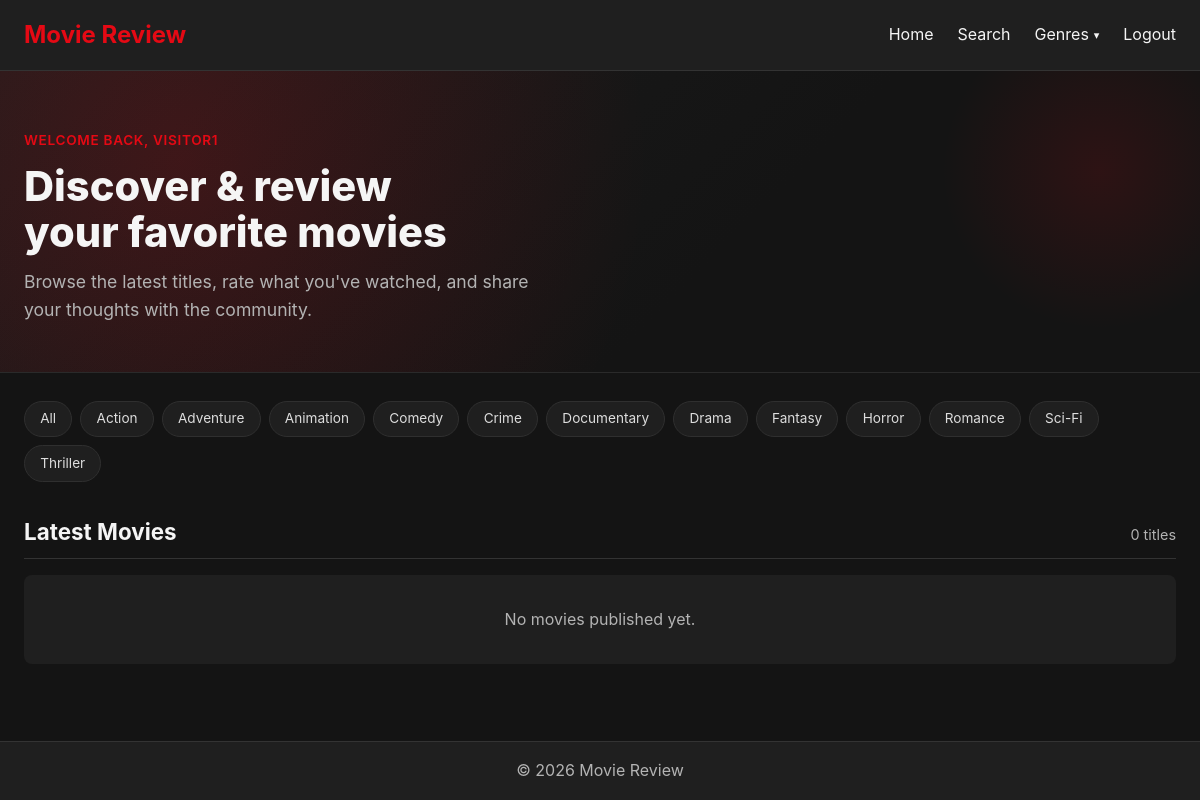
/index.php (signed in), run on the app's committed database.
### tables this page shows
CREATE TABLE IF NOT EXISTS dbProj_genres (
    genre_id    INT AUTO_INCREMENT PRIMARY KEY,
    genre_name  VARCHAR(50) UNIQUE NOT NULL
);

### config.php (called while the page is built, shortened)
<?php
function fetch_genres($dbc) {
    $genres = [];
    $res = mysqli_query($dbc, "SELECT genre_id, genre_name FROM dbProj_genres ORDER BY genre_name");
    if ($res) {
        while ($g = mysqli_fetch_assoc($res)) {
            $genres[] = $g;
        }
    }
    return $genres;
}
?>

### index.php (the view, shortened to what this page needs)
<?php
require_once 'config.php';
$dbc = get_db_connection();
$navGenres = fetch_genres($dbc);
$perPage     = 8;
$currentPage = max(1, (int)($_GET['page'] ?? 1));
$offset      = ($currentPage - 1) * $perPage;
$countRes  = mysqli_query($dbc, "SELECT COUNT(*) FROM dbProj_movies WHERE is_published = 1");
$totalRows = (int)mysqli_fetch_row($countRes)[0];
$stmt = mysqli_prepare($dbc, "
    SELECT
        m.movie_id,
        m.title,
        m.short_description,
        m.poster_image,
        m.release_year,
        m.view_count,
        g.genre_name,
        u.username AS creator_name,
        COALESCE(ROUND(AVG(r.rating_value), 1), 0) AS avg_rating,
        COUNT(DISTINCT r.rating_id) AS total_ratings
    FROM dbProj_movies m
    JOIN dbProj_genres g ON m.genre_id = g.genre_id
    JOIN dbProj_users  u ON m.creator_id = u.user_id
    LEFT JOIN dbProj_ratings r ON m.movie_id = r.movie_id
    WHERE m.is_published = 1
    GROUP BY m.movie_id
    ORDER BY m.created_at DESC
    LIMIT ? OFFSET ?
");
mysqli_stmt_bind_param($stmt, 'ii', $perPage, $offset);
mysqli_stmt_execute($stmt);
$result = mysqli_stmt_get_result($stmt);
?>
<!DOCTYPE html>
<html lang="en">
<head>
    <link rel="stylesheet" href="style.css">
</head>
<body>
    <header>
        <nav class="container">
            <h1 class="logo"><a href="index.php" style="color:inherit;text-decoration:none;">Movie Review</a></h1>
            <ul class="nav-links">
                <li><a href="index.php">Home</a></li>
                <li><a href="search.php">Search</a></li>
                <?php if (!empty($navGenres)): ?>
                <li class="genre-dropdown">
                    <a href="search.php" class="genre-toggle">Genres</a>
                </li>
                <?php endif; ?>
                <?php if (isset($_SESSION['user'])): ?>
                    <li><a href="logout.php">Logout</a></li>
                <?php else: ?>
                    <li><a href="login.php">Login</a></li>
                    <li><a href="signup.php">Sign Up</a></li>
                <?php endif; ?>
            </ul>
        </nav>
    </header>
    <section class="hero-banner">
        <div class="container">
            <?php if (isset($_SESSION['user'])): ?>
                <span class="hero-greeting">Welcome back, <?= htmlspecialchars($_SESSION['user']['username']) ?></span>
            <?php endif; ?>
            <h1>Discover &amp; review<br>your favorite movies</h1>
            <p class="tagline">Browse the latest titles, rate what you've watched, and share your thoughts with the community.</p>
        </div>
    </section>
    <main class="container">
        <?php if (!empty($navGenres)): ?>
            <nav class="genre-bar" aria-label="Browse movies by genre">
                <a href="search.php" class="genre-pill">All</a>
                <?php foreach ($navGenres as $gn): ?>
                    <a href="search.php?genre=<?= (int)$gn['genre_id'] ?>" class="genre-pill"><?= htmlspecialchars($gn['genre_name']) ?></a>
                <?php endforeach; ?>
            </nav>
        <?php endif; ?>
        <section class="movies">
            <div class="section-head">
                <h3>Latest Movies</h3>
                <span class="count"><?= $totalRows ?> title<?= $totalRows !== 1 ? 's' : '' ?></span>
            </div>
            <?php if (mysqli_num_rows($result) === 0): ?>
                <p class="empty">No movies published yet.</p>
            <?php endif; ?>
        </section>
    </main>
    <footer>
        <div class="container">
            <p>&copy; <?= date('Y') ?> Movie Review</p>
        </div>
    </footer>
</body>
</html>

### style.css (style rules this page uses)
* { margin: 0; padding: 0; box-sizing: border-box; }
body { font-family: -apple-system, BlinkMacSystemFont, 'Segoe UI', sans-serif; background-color: #141414; color: #f5f5f5; line-height: 1.6; min-height: 100vh; display: flex; flex-direction: column; }
.container { max-width: 1200px; margin: 0 auto; padding: 0 1.5rem; width: 100%; }
header { background-color: #1f1f1f; border-bottom: 1px solid #333; padding: 1rem 0; }
header nav { display: flex; justify-content: space-between; align-items: center; }
.logo { color: #e50914; font-size: 1.5rem; }
.nav-links { list-style: none; display: flex; gap: 1.5rem; }
.nav-links a { color: #f5f5f5; text-decoration: none; transition: color 0.2s; }
main { flex: 1; padding: 2rem 1.5rem; }
.section-head { display: flex; justify-content: space-between; align-items: baseline; margin: 2rem 0 1rem; border-bottom: 1px solid #333; padding-bottom: 0.5rem; }
.section-head h3 { font-size: 1.4rem; }
.section-head .count { color: #b3b3b3; font-size: 0.9rem; }
.empty { color: #b3b3b3; padding: 2rem; text-align: center; background: #1f1f1f; border-radius: 8px; }
footer { background-color: #1f1f1f; border-top: 1px solid #333; padding: 1rem 0; text-align: center; color: #b3b3b3; }
.genre-dropdown { position: relative; }
.genre-dropdown > .genre-toggle { cursor: pointer; }
.genre-dropdown > .genre-toggle::after { content: "\25BE"; font-size: 0.7em; margin-left: 0.3rem; vertical-align: middle; }
.genre-bar { display: flex; flex-wrap: wrap; gap: 0.5rem; margin: 1.75rem 0 0.5rem; }
.genre-bar .genre-pill { background: #1f1f1f; border: 1px solid #2f2f2f; color: #ddd; padding: 0.4rem 0.95rem; border-radius: 999px; font-size: 0.85rem; text-decoration: none; transition: background-color 0.15s, border-color 0.15s, color 0.15s; }

### index.php (style rules this page uses)
.hero-banner { position: relative; background: radial-gradient(circle at 15% 30%, rgba(229,9,20,0.18), transparent 45%), linear-gradient(135deg, #1c1c1c 0%, #141414 60%); border-bottom: 1px solid #2a2a2a; padding: 3.5rem 0 3rem; overflow: hidden; }
.hero-banner::after { content: ""; position: absolute; right: -60px; top: -60px; width: 320px; height: 320px; background: radial-gradient(circle, rgba(229,9,20,0.12), transparent 70%); border-radius: 50%; pointer-events: none; }
.hero-banner .container { position: relative; z-index: 1; }
.hero-greeting { display: inline-block; font-size: 0.85rem; font-weight: 600; letter-spacing: 0.05em; text-transform: uppercase; color: #e50914; margin-bottom: 0.75rem; }
.hero-banner h1 { font-size: 2.6rem; font-weight: 800; line-height: 1.1; margin-bottom: 0.75rem; max-width: 620px; }
.hero-banner p.tagline { color: #b3b3b3; font-size: 1.1rem; max-width: 520px; }

### data on the page
dbproj_genres: genre_name "Action"
dbproj_genres: genre_name "Adventure"
dbproj_genres: genre_name "Animation"
dbproj_genres: genre_name "Comedy"
dbproj_genres: genre_name "Crime"
dbproj_genres: genre_name "Documentary"
dbproj_genres: genre_name "Drama"
dbproj_genres: genre_name "Fantasy"
dbproj_genres: genre_name "Horror"
dbproj_genres: genre_name "Romance"
dbproj_genres: genre_name "Sci-Fi"
dbproj_genres: genre_name "Thriller"

### other printed values
$_SESSION['user']['username'] "VISITOR1"
$totalRows "0"
